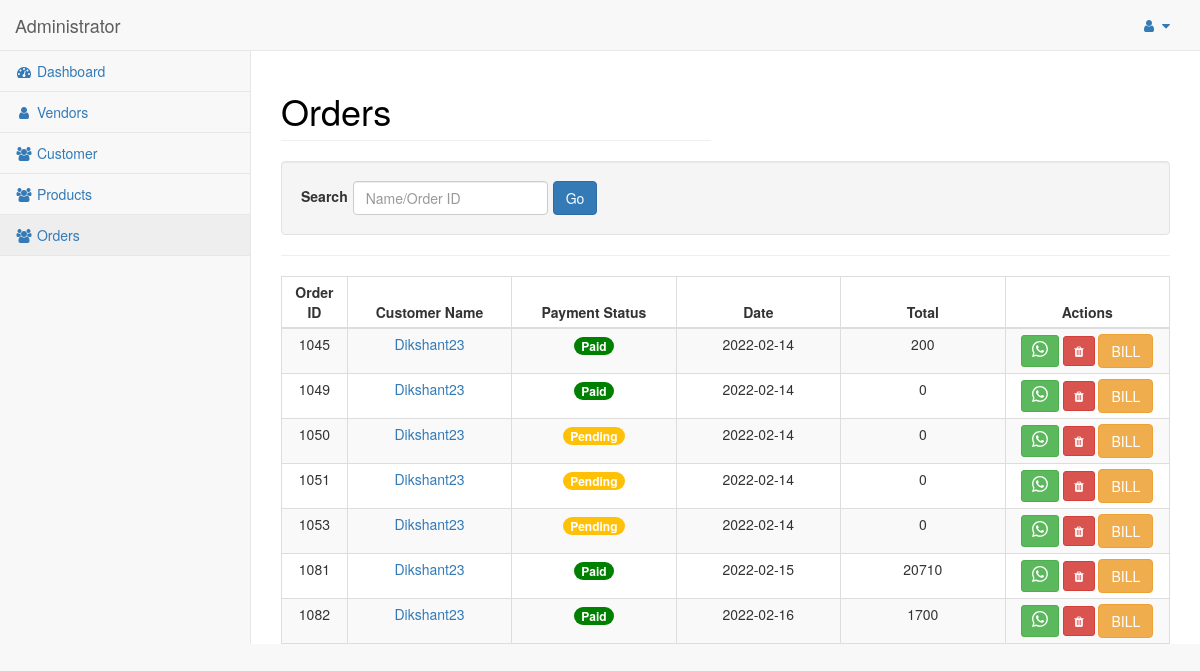
Page /orders.php (signed in) on the committed database.
### tables this page shows
CREATE TABLE `orders` (
  `order_id` int(11) NOT NULL,
  `type` int(50) NOT NULL COMMENT '0-bought 1-Sold',
  `vendor_id` int(11) DEFAULT NULL,
  `customer_id` int(11) DEFAULT NULL,
  `total` int(11) NOT NULL DEFAULT 0,
  `payment_status` varchar(50) NOT NULL COMMENT '0=pending 1=paid',
  `date` date NOT NULL DEFAULT current_timestamp()
);

CREATE TABLE `customer` (
  `customer_id` int(11) NOT NULL,
  `customer_name` varchar(100) NOT NULL,
  `customer_phone` varchar(100) NOT NULL
);

### orders.php (the view, shortened to what this page needs)
<?php
include 'includes/auth_validate.php';
$Server_url = $_SERVER['SERVER_NAME']."/bill.php?order_id=";
$msg = "Hello your Order has been Recorded \nPlease check the link to check the bill here \n".$Server_url;
if(isset($_GET['search'])){
$sql = " SELECT
    orders.order_id AS order_id,
    customer.customer_name AS customer_name,
    customer.customer_phone AS customer_phone,
    orders.payment_status AS payment_status,
    customer.customer_id AS customer_id,
    orders.date AS date
FROM
    `orders_product`,
    customer,
    products,
    orders
WHERE
    orders_product.order_id = orders.order_id AND products.product_id = orders_product.product_id AND orders.customer_id = customer.customer_id AND orders.type = 1
    AND orders.order_id LIKE '%".$_GET['search']."%' OR customer_name LIKE \"%".$_GET['search']."%\"
GROUP BY
    orders.order_id
ORDER BY
    orders.order_id
        ";}
else{
$sql = " SELECT
    orders.order_id AS order_id,
    customer.customer_name AS customer_name,
    customer.customer_phone AS customer_phone,
    orders.payment_status AS payment_status,
    customer.customer_id AS customer_id,
    orders.date AS date,
    orders.total
FROM
    `orders_product`,
    customer,
    products,
    orders
WHERE
    orders_product.order_id = orders.order_id AND products.product_id = orders_product.product_id AND orders.customer_id = customer.customer_id AND orders.type = 1
GROUP BY
    orders.order_id
ORDER BY
    orders.order_id
        ";
}
try {
    $customers = $con->query($sql);
} catch (Exception $th) {
    echo $th;
}
include('includes/header.php');
?>
<div id="page-wrapper">
    <div class="row">
        <div class="col-lg-6">
            <a href="customers.php">
                <h1 class="page-header " style="color:black;">Orders</h1>
            </a>
        </div>
    </div>
    <div class="well text-center filter-form ce">
        <form class="form form-inline" style="display:flex " action="">
            <label for="input_search" style="margin-top:5px">Search</label>
            <input type="text" class="form-control" style="margin-left:5px" id="input_search" name="search"
                placeholder="Name/Order ID" value="<?php if(isset($_GET['search_str'])) echo $search_data?>">
            <input type="submit" style="margin-left:5px" value="Go" class="btn btn-primary">
        </form>
    </div>
    <hr>
    <table style="text-align:center" class="table table-striped table-bordered table-condensed">
        <thead>
            <tr style="text-align:center">
                <th style="text-align:center" width="6%">Order ID</th>
                <th style="text-align:center" width="15%">Customer Name</th>
                <th style="text-align:center" width="15%">Payment Status </th>
                <th style="text-align:center" width="15%">Date</th>
                <th style="text-align:center" width="15%">Total </th>
                <th style="text-align:center" width="15%">Actions</th>
            </tr>
        </thead>
        <tbody>
            <?php foreach ($customers as $customer): ?>
            <tr>
                <td style="text-align:center"><?php echo $customer["order_id"]?></td>
                <td style="text-align:center"><a
                        href="customer.php?search=<?php echo $customer['customer_name']?>"><?php echo $customer["customer_name"]?></a>
                </td>
                <td style="text-align:center">
                    <?php
                        if($customer['payment_status']=="paid"){
                            echo '<a href="utils.php?payment_status=pending&order_id='.$customer["order_id"].'"> <span class="badge badge-success" style="background-color:green">Paid</span></a> ';
                            } else echo '<a href="utils.php?payment_status=paid&order_id='.$customer["order_id"].'"> <span class="badge badge-primary " style="background-color:#ffc107 ">Pending</span> </a>'?>
                </td>
                <td style="text-align:center"><?php echo $customer["date"]?></td>
                <td style="text-align:center"><?php echo $customer["total"]?></td>
                <td>
                    <a class="btn btn-success btn-sm rounded-0" type="button" data-toggle="tooltip" data-placement="top"
                        target="_blank"
                        href="https://wa.me/91<?php echo $customer["customer_phone"]."/?text=".$msg.$customer['order_id']; ?>"
                        title=" Edit">
                    </a>
                    <a class="btn btn-danger btn-sm rounded-0" type="button" data-toggle="tooltip" data-placement="top"
                        href="utils.php?delete_order=true&id=<?php print_r($customer["order_id"]) ?> " title="Delete"><i
                            class="fa fa-trash"></i></a>
                    <a class="btn btn-warning" href="bill.php?order_id=<?php echo($customer["order_id"]) ?>">BILL</a>
                </td>
            </tr>
            <?php endforeach; ?>
        </tbody>
    </table>
</div>
<?php include 'includes/footer.php'; ?>

### assets/css/sb-admin-2.css (style rules this page uses)
body { background-color: #f8f8f8; }
#page-wrapper { padding: 0 15px; min-height: 568px; background-color: white; }
@media (min-width: 768px) { #page-wrapper { position: inherit; margin: 0 0 0 250px; padding: 0 30px; border-left: 1px solid #e7e7e7; } }

### rows in the picture
orders: order_id "1045", customer.customer_name "Dikshant23", date "2022-02-14", total "200"
orders: order_id "1049", customer.customer_name "Dikshant23", date "2022-02-14", total "0"
orders: order_id "1050", customer.customer_name "Dikshant23", date "2022-02-14", total "0"
orders: order_id "1051", customer.customer_name "Dikshant23", date "2022-02-14", total "0"
orders: order_id "1053", customer.customer_name "Dikshant23", date "2022-02-14", total "0"
orders: order_id "1081", customer.customer_name "Dikshant23", date "2022-02-15", total "20710"
orders: order_id "1082", customer.customer_name "Dikshant23", date "2022-02-16", total "1700"
